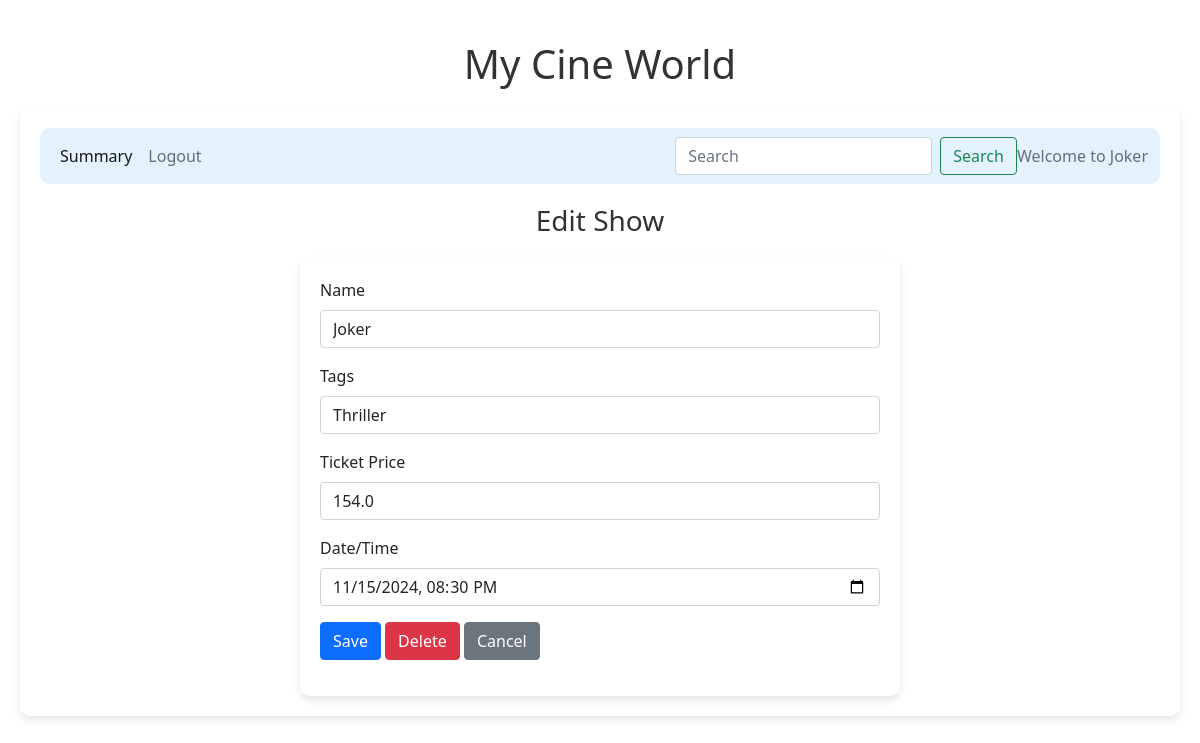
Page /edit_show/1/Joker on the earlier database version.
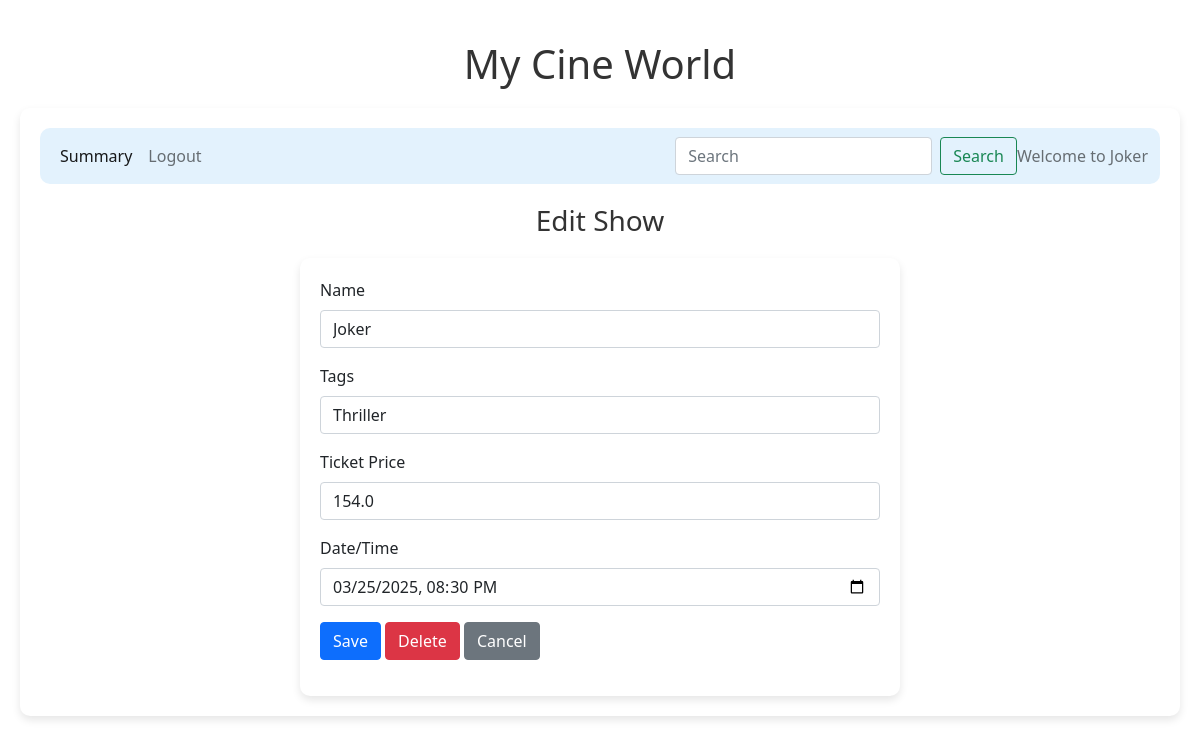
Same page on the later database version.
### backend/models.py (models this page shows)
class Show(db.Model):
    __tablename__="show"
    id=db.Column(db.Integer,primary_key=True)
    name=db.Column(db.String,nullable=False)
    tags=db.Column(db.String,nullable=False)
    rating=db.Column(db.Integer,default=0)
    tkt_price=db.Column(db.Float,default=0.0)
    date_time=db.Column(db.DateTime,nullable=False)
    theatre_id=db.Column(db.Integer, db.ForeignKey("theatre.id"),nullable=False)
    tickets=db.relationship("Ticket",cascade="all,delete",backref="show",lazy=True) #Show can access its tickets

### backend/controllers.py (the view, shortened to what this page needs)
@app.route("/edit_show/<id>/<name>",methods=["GET","POST"])
def edit_show(id,name):
    s=get_show(id)
    return render_template("edit_show.html",show=s,name=name)

### backend/controllers.py (called while the page is built)
def get_show(id):
    show=Show.query.filter_by(id=id).first()
    return show

### templates/edit_show.html
{% extends "admin_layout.html" %}
{% block content %}
    {% if show %}
        <div class="center"><h3>Edit Show</h3></div>
        <form action="/edit_show/{{show.id}}/{{name}}" method="POST">
            <div class="input_form">
                <div class="mb-3">
                    <label for="mname" class="form-label">Name</label>
                    <input type="text" class="form-control" name="mname" id="mname" value="{{show.name}}" required>
                </div>
                <div class="mb-3">
                    <label for="tags" class="form-label">Tags</label>
                    <input type="text" class="form-control" name="tags" id="tags" value="{{show.tags}}" required>
                </div>
                <div class="mb-3">
                    <label for="tkt_price" class="form-label">Ticket Price</label>
                    <input type="number" class="form-control" name="tkt_price" id="tkt_price" value="{{show.tkt_price}}" required>
                </div>
                <div class="mb-3">
                    <label for="dt_time" class="form-label">Date/Time</label>
                    <input type="datetime-local" class="form-control" name="dt_time" id="dt_time" value="{{show.date_time}}" required>
                </div>
                <div class="mb-3">
                    <button type="submit" class="btn btn-primary">Save</button>
                    <a href="/delete_show/{{show.id}}/{{name}}" class="btn btn-danger">Delete</a>
                    <a href="/admin/{{name}}" class="btn btn-secondary">Cancel</a>
                </div>
            </div>
        </form>
    {% endif %}
{% endblock %}

### templates/admin_layout.html (shortened to what this page needs)
<!DOCTYPE html>
<html>
    <head>
        <link rel="stylesheet" href="/static/styles/main.css">
        <link href="https://cdn.jsdelivr.net/npm/bootstrap@5.0.2/dist/css/bootstrap.min.css" rel="stylesheet">
    </head>
    <body>
        <div class="my_container">
            <div class="center"><h1>My Cine World</h1></div>
            <div class="my_panel">
                <nav class="navbar navbar-expand-lg navbar-light" style="background-color: #e3f2fd;">
                    <div class="container-fluid">
                      <div class="collapse navbar-collapse" id="navbarText">
                        <ul class="navbar-nav me-auto mb-2 mb-lg-0">
                          <li class="nav-item">
                            <a class="nav-link active" aria-current="page" href="/admin_summary">Summary</a>
                          </li>
                          <li class="nav-item">
                            <a class="nav-link" href="/login">Logout</a>
                          </li>
                        </ul>
                        <form class="d-flex" method="POST" action="/search/{{name}}">
                          <input class="form-control me-2" type="search" placeholder="Search" aria-label="Search" name="search_txt" id="search_txt">
                          <button class="btn btn-outline-success" type="submit">Search</button>
                        </form>
                        <span class="navbar-text">
                          Welcome to {{name}}
                        </span>
                      </div>
                    </div>
                  </nav>
                  {%block content%}{%endblock%}
            </div>
        </div>
    </body>
</html>

Differences in the rows shown:
changed Show "Joker": dt_time "11/15/2024 20:30" → "03/25/2025 20:30"
